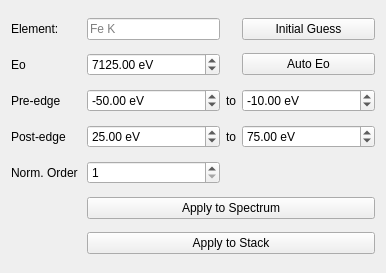
         <widget class="QWidget" name="page_9">
          <property name="geometry">
           <rect>
            <x>0</x>
            <y>0</y>
            <width>386</width>
            <height>273</height>
           </rect>
          </property>
          <attribute name="label">
           <string>XANES Normalization</string>
          </attribute>
          <layout class="QGridLayout" name="gridLayout_39">
           <item row="3" column="2">
            <widget class="QLabel" name="label_25">
             <property name="sizePolicy">
              <sizepolicy hsizetype="Fixed" vsizetype="Preferred">
               <horstretch>0</horstretch>
               <verstretch>0</verstretch>
              </sizepolicy>
             </property>
             <property name="text">
              <string>to</string>
             </property>
             <property name="alignment">
              <set>Qt::AlignCenter</set>
             </property>
            </widget>
           </item>
           <item row="4" column="1">
            <widget class="QSpinBox" name="sb_norm_order">
             <property name="sizePolicy">
              <sizepolicy hsizetype="Preferred" vsizetype="Fixed">
               <horstretch>0</horstretch>
               <verstretch>0</verstretch>
              </sizepolicy>
             </property>
             <property name="minimum">
              <number>1</number>
             </property>
             <property name="maximum">
              <number>5</number>
             </property>
            </widget>
           </item>
           <item row="1" column="0">
            <widget class="QLabel" name="label_21">
             <property name="sizePolicy">
              <sizepolicy hsizetype="Fixed" vsizetype="Preferred">
               <horstretch>0</horstretch>
               <verstretch>0</verstretch>
              </sizepolicy>
             </property>
             <property name="text">
              <string>Eo</string>
             </property>
            </widget>
           </item>
           <item row="1" column="1">
            <widget class="QDoubleSpinBox" name="dsb_norm_Eo">
             <property name="sizePolicy">
              <sizepolicy hsizetype="Preferred" vsizetype="Fixed">
               <horstretch>0</horstretch>
               <verstretch>0</verstretch>
              </sizepolicy>
             </property>
             <property name="suffix">
              <string> eV</string>
             </property>
             <property name="minimum">
              <double>1000.000000000000000</double>
             </property>
             <property name="maximum">
              <double>20000.000000000000000</double>
             </property>
             <property name="value">
              <double>7125.000000000000000</double>
             </property>
            </widget>
           </item>
           <item row="1" column="3">
            <widget class="QPushButton" name="pb_auto_Eo">
             <property name="sizePolicy">
              <sizepolicy hsizetype="Preferred" vsizetype="Fixed">
               <horstretch>0</horstretch>
               <verstretch>0</verstretch>
              </sizepolicy>
             </property>
             <property name="toolTip">
              <string>calculate the energy point with maximum derivative</string>
             </property>
             <property name="text">
              <string>Auto Eo</string>
             </property>
            </widget>
           </item>
           <item row="2" column="1">
            <widget class="QDoubleSpinBox" name="dsb_norm_pre1">
             <property name="sizePolicy">
              <sizepolicy hsizetype="Preferred" vsizetype="Fixed">
               <horstretch>0</horstretch>
               <verstretch>0</verstretch>
              </sizepolicy>
             </property>
             <property name="suffix">
              <string> eV</string>
             </property>
             <property name="decimals">
              <number>2</number>
             </property>
             <property name="minimum">
              <double>-500.000000000000000</double>
             </property>
             <property name="maximum">
              <double>500.000000000000000</double>
             </property>
             <property name="singleStep">
              <double>1.000000000000000</double>
             </property>
             <property name="value">
              <double>-50.000000000000000</double>
             </property>
            </widget>
           </item>
           <item row="2" column="0">
            <widget class="QLabel" name="label_16">
             <property name="sizePolicy">
              <sizepolicy hsizetype="Fixed" vsizetype="Preferred">
               <horstretch>0</horstretch>
               <verstretch>0</verstretch>
              </sizepolicy>
             </property>
             <property name="text">
              <string>Pre-edge</string>
             </property>
            </widget>
           </item>
           <item row="2" column="3">
            <widget class="QDoubleSpinBox" name="dsb_norm_pre2">
             <property name="sizePolicy">
              <sizepolicy hsizetype="Preferred" vsizetype="Fixed">
               <horstretch>0</horstretch>
               <verstretch>0</verstretch>
              </sizepolicy>
             </property>
             <property name="suffix">
              <string> eV</string>
             </property>
             <property name="minimum">
              <double>-500.000000000000000</double>
             </property>
             <property name="maximum">
              <double>500.000000000000000</double>
             </property>
             <property name="value">
              <double>-10.000000000000000</double>
             </property>
            </widget>
           </item>
           <item row="3" column="0">
            <widget class="QLabel" name="label_17">
             <property name="sizePolicy">
              <sizepolicy hsizetype="Fixed" vsizetype="Preferred">
               <horstretch>0</horstretch>
               <verstretch>0</verstretch>
              </sizepolicy>
             </property>
             <property name="text">
              <string>Post-edge</string>
             </property>
            </widget>
           </item>
           <item row="2" column="2">
            <widget class="QLabel" name="label_24">
             <property name="sizePolicy">
              <sizepolicy hsizetype="Fixed" vsizetype="Preferred">
               <horstretch>0</horstretch>
               <verstretch>0</verstretch>
              </sizepolicy>
             </property>
             <property name="text">
              <string>to</string>
             </property>
             <property name="alignment">
              <set>Qt::AlignCenter</set>
             </property>
            </widget>
           </item>
           <item row="4" column="0">
            <widget class="QLabel" name="label_23">
             <property name="sizePolicy">
              <sizepolicy hsizetype="Fixed" vsizetype="Preferred">
               <horstretch>0</horstretch>
               <verstretch>0</verstretch>
              </sizepolicy>
             </property>
             <property name="text">
              <string>Norm. Order </string>
             </property>
             <property name="alignment">
              <set>Qt::AlignRight|Qt::AlignTrailing|Qt::AlignVCenter</set>
             </property>
            </widget>
           </item>
           <item row="3" column="1">
            <widget class="QDoubleSpinBox" name="dsb_norm_post1">
             <property name="sizePolicy">
              <sizepolicy hsizetype="Preferred" vsizetype="Fixed">
               <horstretch>0</horstretch>
               <verstretch>0</verstretch>
              </sizepolicy>
             </property>
             <property name="suffix">
              <string> eV</string>
             </property>
             <property name="minimum">
              <double>0.000000000000000</double>
             </property>
             <property name="maximum">
              <double>1000.000000000000000</double>
             </property>
             <property name="value">
              <double>25.000000000000000</double>
             </property>
            </widget>
           </item>
           <item row="0" column="1">
            <widget class="QLineEdit" name="le_norm_elem">
             <property name="sizePolicy">
              <sizepolicy hsizetype="Ignored" vsizetype="Fixed">
               <horstretch>0</horstretch>
               <verstretch>0</verstretch>
              </sizepolicy>
             </property>
             <property name="toolTip">
              <string>&lt;html&gt;&lt;head/&gt;&lt;body&gt;&lt;p&gt; For mbak algorithm only, must be in &lt;span style=&quot; font-weight:600; font-style:italic;&quot;&gt;element&amp;lt;space&amp;gt;edge&lt;/span&gt; format&lt;/p&gt;&lt;/body&gt;&lt;/html&gt;</string>
             </property>
             <property name="placeholderText">
              <string>Fe K</string>
             </property>
            </widget>
           </item>
           <item row="0" column="0">
            <widget class="QLabel" name="label_18">
             <property name="sizePolicy">
              <sizepolicy hsizetype="Fixed" vsizetype="Fixed">
               <horstretch>0</horstretch>
               <verstretch>0</verstretch>
              </sizepolicy>
             </property>
             <property name="text">
              <string>Element:</string>
             </property>
            </widget>
           </item>
           <item row="3" column="3">
            <widget class="QDoubleSpinBox" name="dsb_norm_post2">
             <property name="sizePolicy">
              <sizepolicy hsizetype="Preferred" vsizetype="Fixed">
               <horstretch>0</horstretch>
               <verstretch>0</verstretch>
              </sizepolicy>
             </property>
             <property name="suffix">
              <string> eV</string>
             </property>
             <property name="minimum">
              <double>0.000000000000000</double>
             </property>
             <property name="maximum">
              <double>1500.000000000000000</double>
             </property>
             <property name="value">
              <double>75.000000000000000</double>
             </property>
            </widget>
           </item>
           <item row="0" column="3">
            <widget class="QPushButton" name="pb_xanes_norm_vals">
             <property name="text">
              <string>Initial Guess</string>
             </property>
            </widget>
           </item>
           <item row="5" column="1" colspan="3">
            <widget class="QPushButton" name="pb_apply_xanes_norm">
             <property name="sizePolicy">
              <sizepolicy hsizetype="Preferred" vsizetype="Fixed">
               <horstretch>0</horstretch>
               <verstretch>0</verstretch>
              </sizepolicy>
             </property>
             <property name="text">
              <string>Apply to Spectrum</string>
             </property>
            </widget>
           </item>
           <item row="6" column="1" colspan="3">
            <widget class="QPushButton" name="pb_apply_norm_to_stack">
             <property name="text">
              <string>Apply to Stack</string>
             </property>
            </widget>
           </item>
          </layout>
         </widget>
